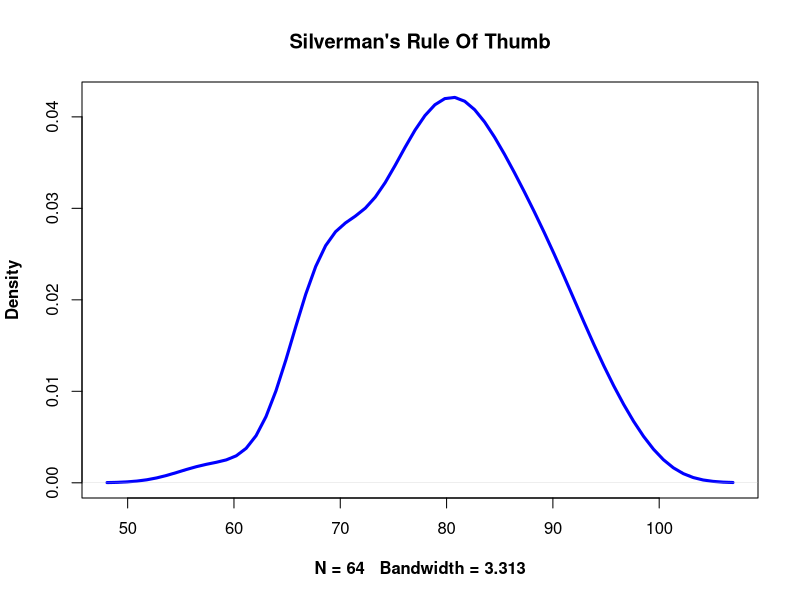
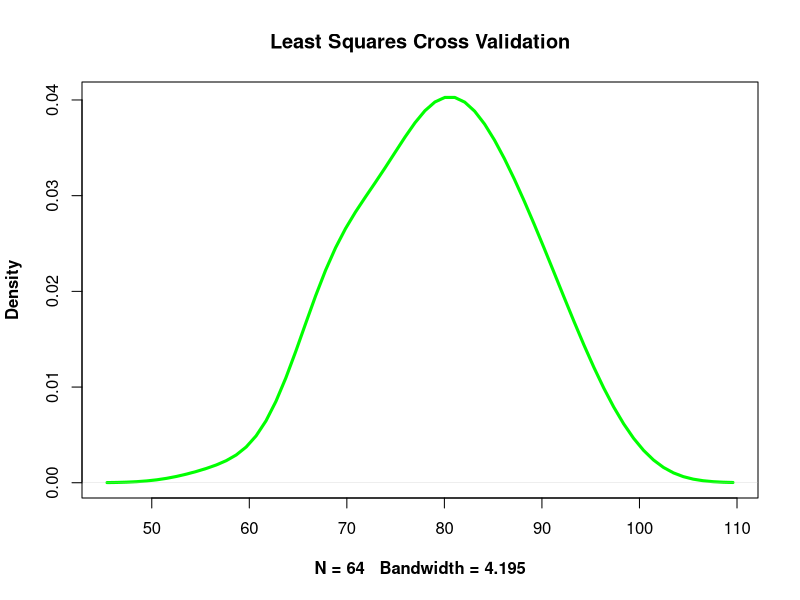

R code for these plots, in order:
dataset2=matrix(c(
  88,69,70,74,70,86,76,74,
  58,84,68,79,75,83,93,78,
  92,85,69,67,81,79,97,83,
  77,78,84,68,80,69,87,69,
  81,79,88,96,77,83,75,91,
  86,72,89,90,79,73,83,88,
  90,86,82,66,80,75,81,82,
  67,94,75,69,91,85,76,80), nrow=8, ncol = 8, byrow = TRUE)

par(mfrow =c(1,1))
#dx<-density(dataset1,bw=bw.nrd0(dataset1))
dx<-density(dataset2, n = 64,bw = "nrd0")
plot(dx,lwd=3,col="blue",main="Silverman's Rule Of Thumb",font.lab=2)
par(mfrow =c(1,1))
# create sequence of bandwidths, compute and plot CV function
dy<-density(dataset2, n = 64,bw = "ucv")
plot(dy,lwd=3,col="green",main="Least Squares Cross Validation",font.lab=2)
# get the mean value from data given
mean(dataset2,na.rm=TRUE)
m <-mean(dataset2,na.rm=TRUE)
#get the Standard Deviation 
sd(dataset2,na.rm = TRUE)
Sd <-sd(dataset2,na.rm = TRUE)
# Get the standard Distribution 
dnorm(dataset2,m,Sd)
x=dataset2
y<-dnorm(dataset2,m,Sd)

bias1<-(mean(dx$y)-y[1])^2
bias1
# bias h1 of density using "Least Squares Cross Validation" bandwidth selection
bias2=(mean(dy$y)-y[1])^2
bias2

# variance bias h1 of density using "Silverman's Rule Of Thumb" bandwidth selection
var1=mean((dx$y- mean(dx$y))^2) #Create )
var1
# variance bias h1 of density using "Least Squares Cross Validation" bandwidth selection
var2=mean((dx$y -mean(dx$y))^2)
var2
#mean square error for dx
MSE1=bias1+var1
MSE1

splxy1 = splinefun(1, (MSE1))
#means integral Square Error for bandwidth "Silverman's Rule 
integrate(splxy1, lower = min(x),upper = max(x))
#mean sauare error
MSE2=bias2 + var2
MSE2
splxy2= splinefun(1, (MSE2))
#means integral Square Error for bandwidth "Least Squares Cross Validation"
integrate(splxy2, lower = min(x),upper = max(x))

